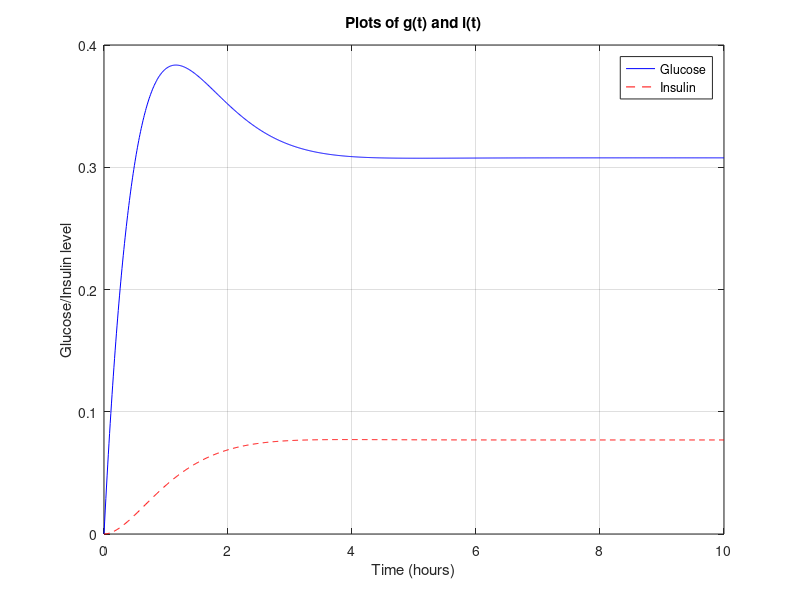

The MATLAB source for this figure:

t = 0:0.01:10;

% Analytical solutions
g_t = exp(-1.4.*t).*((-4/13)*cos(0.8.*t) + (37/52)*sin(0.8.*t)) + 4/13;
i_t = exp(-1.4.*t).*(-(1/13)*cos(0.8.*t) - (7/52)*sin(0.8.*t)) + 1/13;

% Plot solutions
figure;
plot(t, g_t, 'b-', t, i_t, 'r--');  % Optional: add line styles for clarity
hold on;
grid on;
legend('Glucose', 'Insulin', 'Location', 'best');
xlabel('Time (hours)');
ylabel('Glucose/Insulin level');
title('Plots of g(t) and i(t)');
